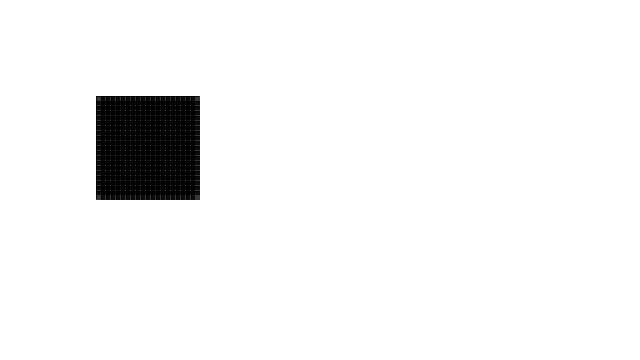
Frame 1 (no input)
Frame 60 (the mouse pressed at the canvas centre just before this capture): identical to frame 1, image omitted
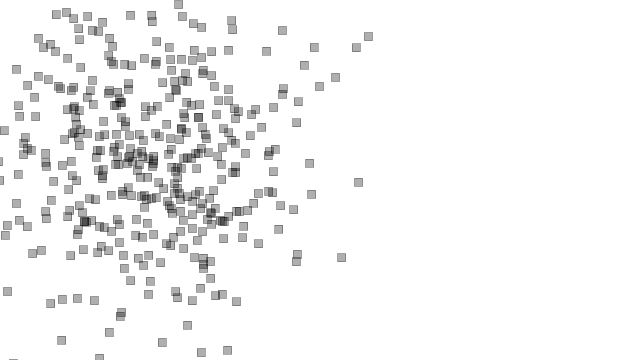
Frame 120 (the mouse held since frame 60 and released just before this capture)

The Processing sketch that drew these frames (run headless with seeded random() and noise(); from frame 60 on, the mouse is pressed at the canvas centre):

// Processing sketch: noc04_11_explosion_particle_system
// ── noc04_11_explosion_particle_system.pde
import java.util.Iterator; // <<< -- import to use iterator

ArrayList<ParticleSystem> systems;

boolean explosion;

void setup() {
  explosion = false;
  size(640,360);
  systems = new ArrayList<ParticleSystem>();
  
  systems.add(new ParticleSystem(new PVector(100,100), new PVector(20,20), new PVector(100,100)));
  
}

void draw() {
  background(255);
  
  Iterator<ParticleSystem> it = systems.iterator();
  
  while(it.hasNext()) {
    ParticleSystem ps = it.next();
    ps.run(explosion);
    if (ps.isDead()) {
      it.remove();
    }
  }
  
  println(systems.size());
}

void mousePressed() {
  //systems.add(new ParticleSystem(new PVector(mouseX,mouseY)));
  explosion = true;
}
// ── Particle.pde
class Particle {
  PVector location;
  PVector velocity;
  PVector acceleration;
  
  float angle;
  float aVelocity;
  float aAcceleration;
  
  float lifespan;
  
  boolean startFlag;
  
  Particle(PVector l) {
    startFlag = false;
    acceleration = new PVector(0,0.0);
    velocity = new PVector(0.0,0.0);
    
    location = l.get();
    
    angle = 0;
    aVelocity = 0.0;
    aAcceleration = 0.0;
        
    
    lifespan = 200;
  }
  
  void run(boolean start,PVector force, float aForce) {
    startFlag = start;
    applyForce(force, aForce);
    update();
    display();
  }
  
  void applyForce(PVector force, float aForce) {
    acceleration.add(force);
    aAcceleration += aForce;
  }
  
  void update() {
    if (startFlag == true) {
      velocity.add(acceleration);
      location.add(velocity);
      lifespan -= 2.0;
      acceleration.mult(0);
      
      aVelocity += aAcceleration;
      angle += aVelocity;    
      aAcceleration = 0;
    }
  }
  
  void display() {
    stroke(0,lifespan);
    fill(0,lifespan);
    pushMatrix();
    translate(location.x,location.y);
    rotate(angle);
    rectMode(CENTER);
    rect(0,0, 8,8);
    popMatrix();
  }
  
  boolean isDead() {
    if (lifespan < 0.0) {
      return true;
    } else {
      return false;
    }
  }
}
// ── ParticleSystem.pde
// particle system for explosion animation

class ParticleSystem
{
  ArrayList<Particle> particles;
  
  PVector origin;
  PVector numParticles;
  PVector sizeObj;
  
   
  ParticleSystem(PVector location, PVector num, PVector size) {    
    particles = new ArrayList<Particle>();
    origin = location.get();    
    numParticles = num.get();
    sizeObj = size.get();
    
    for(int i=0;i<numParticles.y;i++) {
      for(int j=0;j<numParticles.x;j++) {
        PVector loc = new PVector(origin.x + size.x/numParticles.x*i, origin.y+ size.y/numParticles.y*j);
        particles.add(new Particle(loc));
      }
    }
    
  }
  
  void run(boolean explorsion) {
    
    Iterator<Particle> it = particles.iterator();
    
    while(it.hasNext()) {      
      PVector force;
      if (explorsion == true) {
        force = new PVector(random(-0.5,0.5),random(-0.5,0.5));
      } else {
        force = new PVector(0.0,0.0);
      }
      Particle p = it.next();
      p.run(explosion,force,0.0);
      if (p.isDead()) {
        it.remove();
      }
    }    
    
  }  
  
  boolean isDead() {
    if (particles.size() <= 0) {
      return true;
    } else {
      return false;
    }
  }
}
